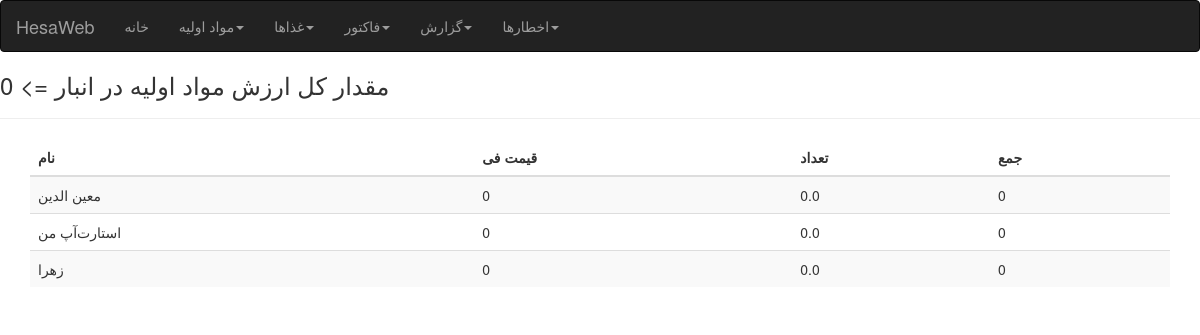
The page /report/material (signed in) on the database as committed earlier.
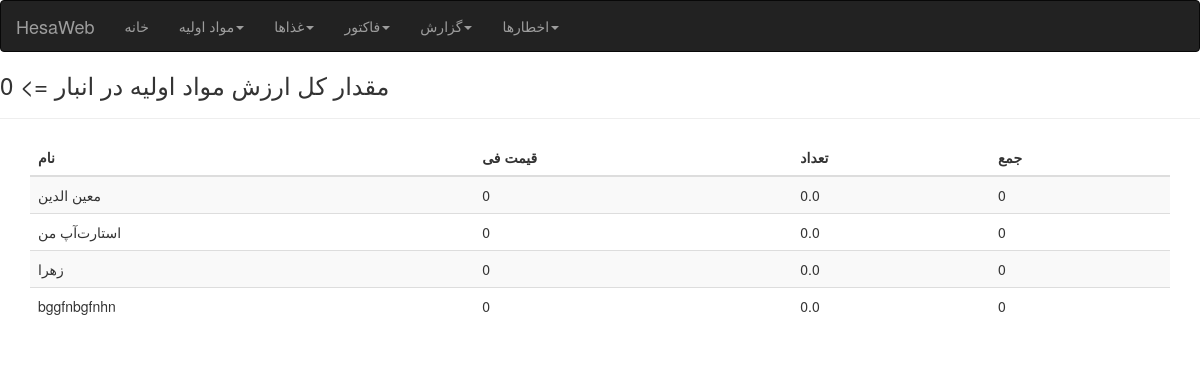
The same page on the database as committed later.
### product/models.py (models this page shows, shortened)
class material(models.Model):
    name = models.CharField(max_length=50)
    current_value_instorage = models.FloatField(default=0)
    current_price = models.IntegerField(default=0)
    total_value = models.IntegerField(default=0)
    min_value = models.IntegerField(default=0)
    expire_date = models.DateField(blank=True)

### product/views.py (the view)
# urls.py: path("report/material",views.report),
@login_required
def report(request):
    mtv = material.objects.values_list("total_value")
    sum = 0
    for n in mtv:
        sum += n[0]
    mname = material.objects.values_list("name")
    names = []
    for name in mname:
        names.append(name[0])
    mvalue = material.objects.values_list("current_value_instorage")
    values = []
    for value in mvalue:
        values.append(value[0])
    mprice = material.objects.values_list("current_price")
    prices = []
    for price in mprice:
        prices.append(price[0])
    total = []
    for i,v in enumerate(prices):
        total.append(v * values[i])
    last = []
    for index,item in enumerate(names):
        mytuple = (names[index],prices[index],values[index],total[index])
        last.append(mytuple)
    columns = ["نام","قیمت فی","تعداد","جمع"]
    return render(request,"report.html",{"mtv":sum, "col":columns,"last":last , "active":True})

### templates/report.html (shortened to what this page needs)
{% extends 'base.html' %}
{% block body %}
{% if active %}
<h3>مقدار کل ارزش مواد اولیه در انبار => {{mtv}}</h3>
{% endif %}
<hr>
<div class="container">
    <table class="table table-striped">
      <thead>
        <tr>
          <th>{{col.0}}</th>
          <th>{{col.1}}</th>
          <th>{{col.2}}</th>
          <th>{{col.3}}</th>
        </tr>
      </thead>
    <tbody>
      {% for item in last %}
        <tr>
          <td>{{item.0}}</td>
          <td>{{item.1}}</td>
          <td>{{item.2}}</td>
          <td>{{item.3 | floatformat:"0"   }}</td>
        </tr>
        {% endfor %}
    </tbody>
</table>
</div>
{% endblock body %}

Rows that differ between the two databases and show on the page:
added material: name "bggfnbgfnhn", item "0", current_value_instorage "0.0"
